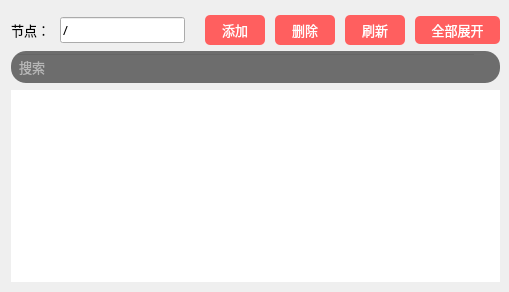
     <widget class="QWidget" name="verticalWidget_1_l" native="true">
      <property name="styleSheet">
       <string notr="true">#verticalWidget_1_l{
background-color: rgb(30, 45, 54);
color: rgb(255, 255, 255);
border-right:2px solid rgba(108, 117, 125, 65); 
}</string>
      </property>
      <layout class="QVBoxLayout" name="verticalLayout_9">
       <property name="sizeConstraint">
        <enum>QLayout::SetDefaultConstraint</enum>
       </property>
       <property name="topMargin">
        <number>9</number>
       </property>
       <property name="rightMargin">
        <number>9</number>
       </property>
       <property name="bottomMargin">
        <number>9</number>
       </property>
       <item>
        <widget class="QWidget" name="horizontalWidget_1_1_l" native="true">
         <property name="font">
          <font>
           <pointsize>10</pointsize>
          </font>
         </property>
         <layout class="QHBoxLayout" name="horizontalLayout_2">
          <property name="leftMargin">
           <number>0</number>
          </property>
          <property name="topMargin">
           <number>0</number>
          </property>
          <property name="rightMargin">
           <number>0</number>
          </property>
          <property name="bottomMargin">
           <number>0</number>
          </property>
         </layout>
        </widget>
       </item>
       <item>
        <widget class="QWidget" name="horizontalWidget_1_2_l" native="true">
         <property name="minimumSize">
          <size>
           <width>0</width>
           <height>22</height>
          </size>
         </property>
         <layout class="QHBoxLayout" name="horizontalLayout">
          <property name="spacing">
           <number>10</number>
          </property>
          <property name="leftMargin">
           <number>0</number>
          </property>
          <property name="topMargin">
           <number>0</number>
          </property>
          <property name="rightMargin">
           <number>0</number>
          </property>
          <property name="bottomMargin">
           <number>0</number>
          </property>
          <item>
           <widget class="QLabel" name="label_node">
            <property name="font">
             <font>
              <family>OPPOSans B</family>
              <pointsize>10</pointsize>
              <stylestrategy>PreferAntialias</stylestrategy>
             </font>
            </property>
            <property name="text">
             <string>节点：</string>
            </property>
           </widget>
          </item>
          <item>
           <widget class="QLineEdit" name="lineEdit_node">
            <property name="sizePolicy">
             <sizepolicy hsizetype="Expanding" vsizetype="Fixed">
              <horstretch>0</horstretch>
              <verstretch>0</verstretch>
             </sizepolicy>
            </property>
            <property name="font">
             <font>
              <family>OPPOSans B</family>
              <pointsize>10</pointsize>
              <stylestrategy>PreferAntialias</stylestrategy>
             </font>
            </property>
            <property name="text">
             <string>/</string>
            </property>
            <property name="readOnly">
             <bool>true</bool>
            </property>
           </widget>
          </item>
          <item>
           <spacer name="horizontalSpacer">
            <property name="orientation">
             <enum>Qt::Horizontal</enum>
            </property>
            <property name="sizeType">
             <enum>QSizePolicy::Minimum</enum>
            </property>
            <property name="sizeHint" stdset="0">
             <size>
              <width>10</width>
              <height>20</height>
             </size>
            </property>
           </spacer>
          </item>
          <item>
           <widget class="QToolButton" name="toolButton_add">
            <property name="minimumSize">
             <size>
              <width>60</width>
              <height>30</height>
             </size>
            </property>
            <property name="maximumSize">
             <size>
              <width>60</width>
              <height>30</height>
             </size>
            </property>
            <property name="font">
             <font>
              <family>OPPOSans B</family>
              <pointsize>10</pointsize>
              <stylestrategy>PreferAntialias</stylestrategy>
             </font>
            </property>
            <property name="styleSheet">
             <string notr="true">QToolButton {
	color: rgb(255, 255, 255);
	background-color: rgb(255, 95, 95);
	border-radius: 5px;
}

QToolButton::menu-indicator { 
	image: None;
}

 
QToolButton:hover {
	color: rgb(255, 255, 255);
	background-color: rgb(255, 95, 95);
}</string>
            </property>
            <property name="text">
             <string>添加</string>
            </property>
            <property name="icon">
             <iconset resource="lib.qrc">
              <normaloff>:/lib/add2.png</normaloff>:/lib/add2.png</iconset>
            </property>
            <property name="iconSize">
             <size>
              <width>12</width>
              <height>12</height>
             </size>
            </property>
            <property name="toolButtonStyle">
             <enum>Qt::ToolButtonTextBesideIcon</enum>
            </property>
           </widget>
          </item>
          <item>
           <widget class="QToolButton" name="toolButton__delete">
            <property name="minimumSize">
             <size>
              <width>60</width>
              <height>30</height>
             </size>
            </property>
            <property name="maximumSize">
             <size>
              <width>60</width>
              <height>30</height>
             </size>
            </property>
            <property name="font">
             <font>
              <family>OPPOSans B</family>
              <pointsize>10</pointsize>
              <stylestrategy>PreferAntialias</stylestrategy>
             </font>
            </property>
            <property name="styleSheet">
             <string notr="true">QToolButton {
	color: rgb(255, 255, 255);
	background-color: rgb(255, 95, 95);
	border-radius: 5px;
}

QToolButton::menu-indicator { 
	image: None;
}

 
QToolButton:hover {
	color: rgb(255, 255, 255);
	background-color: rgb(255, 95, 95);
}</string>
            </property>
            <property name="text">
             <string>删除</string>
            </property>
            <property name="icon">
             <iconset resource="lib.qrc">
              <normaloff>:/lib/delete2.png</normaloff>:/lib/delete2.png</iconset>
            </property>
            <property name="iconSize">
             <size>
              <width>14</width>
              <height>14</height>
             </size>
            </property>
            <property name="toolButtonStyle">
             <enum>Qt::ToolButtonTextBesideIcon</enum>
            </property>
           </widget>
          </item>
          <item>
           <widget class="QToolButton" name="toolButton_refresh">
            <property name="minimumSize">
             <size>
              <width>60</width>
              <height>30</height>
             </size>
            </property>
            <property name="maximumSize">
             <size>
              <width>60</width>
              <height>30</height>
             </size>
            </property>
            <property name="font">
             <font>
              <family>OPPOSans B</family>
              <pointsize>10</pointsize>
              <stylestrategy>PreferAntialias</stylestrategy>
             </font>
            </property>
            <property name="styleSheet">
             <string notr="true">QToolButton {
	color: rgb(255, 255, 255);
	background-color: rgb(255, 95, 95);
	border-radius: 5px;
}

QToolButton::menu-indicator { 
	image: None;
}

 
QToolButton:hover {
	color: rgb(255, 255, 255);
	background-color: rgb(255, 95, 95);
}</string>
            </property>
            <property name="text">
             <string>刷新</string>
            </property>
            <property name="icon">
             <iconset resource="lib.qrc">
              <normaloff>:/lib/update2.png</normaloff>:/lib/update2.png</iconset>
            </property>
            <property name="iconSize">
             <size>
              <width>14</width>
              <height>14</height>
             </size>
            </property>
            <property name="toolButtonStyle">
             <enum>Qt::ToolButtonTextBesideIcon</enum>
            </property>
           </widget>
          </item>
          <item>
           <widget class="QToolButton" name="toolButton_unfold">
            <property name="minimumSize">
             <size>
              <width>85</width>
              <height>28</height>
             </size>
            </property>
            <property name="maximumSize">
             <size>
              <width>85</width>
              <height>28</height>
             </size>
            </property>
            <property name="font">
             <font>
              <family>OPPOSans B</family>
              <pointsize>10</pointsize>
              <stylestrategy>PreferAntialias</stylestrategy>
             </font>
            </property>
            <property name="styleSheet">
             <string notr="true">QToolButton {
	color: rgb(255, 255, 255);
	background-color: rgb(255, 95, 95);
	border-radius: 5px;
}

QToolButton::menu-indicator { 
	image: None;
}

 
QToolButton:hover {
	color: rgb(255, 255, 255);
	background-color: rgb(255, 95, 95);
}</string>
            </property>
            <property name="text">
             <string>全部展开</string>
            </property>
            <property name="icon">
             <iconset resource="lib.qrc">
              <normaloff>:/lib/zhedie.png</normaloff>:/lib/zhedie.png</iconset>
            </property>
            <property name="iconSize">
             <size>
              <width>18</width>
              <height>18</height>
             </size>
            </property>
            <property name="toolButtonStyle">
             <enum>Qt::ToolButtonTextBesideIcon</enum>
            </property>
           </widget>
          </item>
         </layout>
        </widget>
       </item>
       <item>
        <widget class="QWidget" name="horizontalWidget_1_3_l" native="true">
         <property name="minimumSize">
          <size>
           <width>0</width>
           <height>32</height>
          </size>
         </property>
         <property name="styleSheet">
          <string notr="true">#horizontalWidget_1_3_l{
color: rgb(231, 238, 244);
border-radius: 14px;
background-color: rgb(25, 25, 25, 155);
border: 0px solid rgba(255, 255, 255, 0);
border-radius: 15px;
padding-left:10px;
padding-right:10px;
}</string>
         </property>
         <layout class="QHBoxLayout" name="horizontalLayout_3">
          <property name="spacing">
           <number>0</number>
          </property>
          <property name="leftMargin">
           <number>5</number>
          </property>
          <property name="topMargin">
           <number>0</number>
          </property>
          <property name="rightMargin">
           <number>5</number>
          </property>
          <property name="bottomMargin">
           <number>0</number>
          </property>
          <item>
           <widget class="QLineEdit" name="lineEdit_search">
            <property name="minimumSize">
             <size>
              <width>0</width>
              <height>27</height>
             </size>
            </property>
            <property name="font">
             <font>
              <family>OPPOSans B</family>
              <pointsize>10</pointsize>
             </font>
            </property>
            <property name="styleSheet">
             <string notr="true">background-color: rgba(255, 255, 255, 0);
color: rgb(255, 255, 255);</string>
            </property>
            <property name="placeholderText">
             <string>搜索</string>
            </property>
           </widget>
          </item>
          <item>
           <widget class="QToolButton" name="toolButton">
            <property name="styleSheet">
             <string notr="true">QToolButton {
	color: rgb(255, 255, 255);
	background-color: rgba(255, 255, 255, 0);
	border: none;
}

QToolButton::menu-indicator { 
	image: None;
}

 
QToolButton:hover {
	color: rgb(255, 255, 255);
	background-color: rgba(255, 255, 255, 0);
	border: none;
}
QToolButton::checked{
	color: rgb(255, 255, 255);
	border-radius: 2px;
	border: 1px solid rgba(255, 255, 255, 80);
}</string>
            </property>
            <property name="text">
             <string/>
            </property>
            <property name="icon">
             <iconset resource="lib.qrc">
              <normaloff>:/lib/daxiao.png</normaloff>:/lib/daxiao.png</iconset>
            </property>
            <property name="checkable">
             <bool>true</bool>
            </property>
            <property name="checked">
             <bool>false</bool>
            </property>
           </widget>
          </item>
         </layout>
        </widget>
       </item>
       <item>
        <widget class="QWidget" name="verticalWidget_1_4_l" native="true">
         <layout class="QVBoxLayout" name="verticalLayout_2">
          <property name="leftMargin">
           <number>0</number>
          </property>
          <property name="topMargin">
           <number>1</number>
          </property>
          <property name="rightMargin">
           <number>0</number>
          </property>
          <property name="bottomMargin">
           <number>1</number>
          </property>
          <item>
           <widget class="QTreeWidget" name="treeWidget">
            <property name="font">
             <font>
              <family>OPPOSans B</family>
              <pointsize>10</pointsize>
             </font>
            </property>
            <property name="contextMenuPolicy">
             <enum>Qt::CustomContextMenu</enum>
            </property>
            <property name="styleSheet">
             <string notr="true">QToolTip{
	
	color: rgb(43, 43, 43);
    font-size:12px;
	width:1024;
	height:40;
}


QTreeWidget#treeWidget {
	border: 0px solid #D3D6DD;
	outline: none;
}
QTreeWidget::item {
	height: 28px;
	color: rgb(255, 255, 255);
	border: 1px;
	outline: 0px;
}

QTreeWidget::item:hover {
	border: 0px;
	outline: 0px;
    color: rgb(255, 255, 255);
	background-color: rgba(209, 209, 209, 20);
}
QTreeWidget::item:selected{
    border: 0px;
	outline: 0px;
    color: #45B2FF;
	background-color: rgba(209, 209, 209, 20);
}
QTreeWidget::item:selected:active{
    border: 0px;
	outline: 0px;
    color: #45B2FF;
}
 
QTreeWidget::item:selected:!active {
    border: 0px;
	outline: 0px;
    color: #45B2FF;
}
QTreeWidget::branch {
	height: 28px;
	width: 28px;
}
QTreeWidget::branch:closed:has-children:!has-siblings,
QTreeWidget::branch:closed:has-children:has-siblings {
	border-image: none;
    image: url(:/lib/tree_close.png);
}
 
QTreeWidget::branch:open:has-children:!has-siblings,
QTreeWidget::branch:open:has-children:has-siblings  {
	border-image: none;
    image: url(:/lib/tree_open.png);
}

QScrollBar:vertical{
    width: 12px;
	
	background-color: rgb(67, 77, 88);
    margin: 0px,0px,0px,0px;
    padding-top: 0px;		/*//隐藏上下的箭头*/
    padding-bottom: 0px;
}

QScrollBar::handle:vertical {
    width: 12px;
	
	background-color: rgb(239, 239, 239);
    /*滚动条两端变成椭圆 */
    border-radius: 2px;
    min-height: 0;
}

QScrollBar::sub-page:vertical {
    
	background-color: rgba(255, 255, 255, 0);
}
QScrollBar::add-page:vertical 
{
    background-color: rgba(255, 255, 255, 0);
}

QScrollBar::add-line:vertical {
	border: none;
    height: 0px;
    subcontrol-position: bottom;
    subcontrol-origin: margin;
}
QScrollBar::sub-line:vertical {
    border: none;
    height: 0px;
    subcontrol-position: top;
    subcontrol-origin: margin;
}

QScrollBar::down-arrow:vertical {
    border:none;
}
QScrollBar::up-arrow:vertical {
    border:none;
}


QScrollBar::horizontal{
    height: 12px;
	background-color: rgb(67, 77, 88);
	margin: 0px,0px,0px,0px;
    padding-top: 0px;		/*//隐藏上下的箭头*/
    padding-bottom: 0px;
}

QScrollBar::handle:horizontal {
    height: 12px;
	background-color: rgb(239, 239, 239);
    /*滚动条两端变成椭圆 */
    border-radius: 2px;
    min-height: 0;
}

QScrollBar::sub-page:horizontal {
	background-color: rgba(255, 255, 255, 0);
}
QScrollBar::add-page:horizontal 
{
    background-color: rgba(255, 255, 255, 0);
}

QScrollBar::add-line:horizontal {
	border: none;
    height: 0px;
    subcontrol-position: bottom;
    subcontrol-origin: margin;
}
QScrollBar::sub-line:horizontal {
    border: none;
    height: 0px;
    subcontrol-position: top;
    subcontrol-origin: margin;
}

QScrollBar::down-arrow:horizontal {
    border:none;
}
QScrollBar::up-arrow:horizontal {
    border:none;
}

QMenu {

background-color:rgb(253,253,254);
/*padding:5px;*/
padding: 5px 0px 5px 0px;
border-radius:6px;
border:2px solid rgb(108, 117, 125, 65); 
}
QMenu::item {
	font-size: 10pt;
	
	font: 10pt &quot;OPPOSans B&quot;;
	
	color: rgb(63, 63, 63);
    background-color:rgb(253,253,254);
    padding: 5px 25px 5px 25px;
    /*margin: 2px 2px 2px 2px;*/
}
QMenu::item:selected {
    background-color : rgb(236,236,237);
}
QMenu::icon:checked {
    background: rgb(253,253,254);
    position: absolute;
    top: 1px;
    right: 1px;
    bottom: 1px;
    left: 1px;
}
QMenu::icon:checked:selected {
    background-color : rgb(236,236,237);
    background-image: url(:/space_selected.png);
}
QMenu::separator {
    height: 2px;
    background: rgb(235,235,236);
    /*margin-left: 10px;*/
    /*margin-right: 10px;*/
}</string>
            </property>
            <property name="lineWidth">
             <number>1</number>
            </property>
            <property name="midLineWidth">
             <number>0</number>
            </property>
            <property name="verticalScrollBarPolicy">
             <enum>Qt::ScrollBarAsNeeded</enum>
            </property>
            <property name="horizontalScrollBarPolicy">
             <enum>Qt::ScrollBarAsNeeded</enum>
            </property>
            <property name="autoScrollMargin">
             <number>20</number>
            </property>
            <property name="verticalScrollMode">
             <enum>QAbstractItemView::ScrollPerItem</enum>
            </property>
            <property name="horizontalScrollMode">
             <enum>QAbstractItemView::ScrollPerPixel</enum>
            </property>
            <property name="indentation">
             <number>20</number>
            </property>
            <property name="uniformRowHeights">
             <bool>true</bool>
            </property>
            <property name="allColumnsShowFocus">
             <bool>false</bool>
            </property>
            <property name="wordWrap">
             <bool>false</bool>
            </property>
            <attribute name="headerVisible">
             <bool>false</bool>
            </attribute>
            <attribute name="headerCascadingSectionResizes">
             <bool>false</bool>
            </attribute>
            <attribute name="headerDefaultSectionSize">
             <number>100</number>
            </attribute>
            <attribute name="headerHighlightSections">
             <bool>false</bool>
            </attribute>
            <attribute name="headerMinimumSectionSize">
             <number>30</number>
            </attribute>
            <attribute name="headerShowSortIndicator" stdset="0">
             <bool>false</bool>
            </attribute>
            <attribute name="headerStretchLastSection">
             <bool>true</bool>
            </attribute>
            <column>
             <property name="text">
              <string notr="true">1</string>
             </property>
            </column>
           </widget>
          </item>
         </layout>
        </widget>
       </item>
      </layout>
     </widget>
